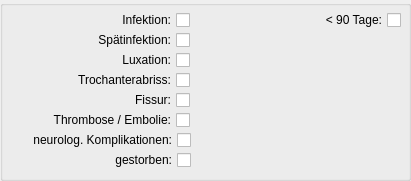
            <widget class="QGroupBox" name="groupBox_komplikation">
                <property name="geometry">
                    <rect>
                        <x>10</x>
                        <y>550</y>
                        <width>411</width>
                        <height>181</height>
                    </rect>
                </property>
                <property name="title">
                    <string/>
                </property>
                <property name="checkable">
                    <bool>false</bool>
                </property>
                <widget class="QCheckBox" name="checkBox_neunzig">
                    <property name="geometry">
                        <rect>
                            <x>310</x>
                            <y>10</y>
                            <width>91</width>
                            <height>20</height>
                        </rect>
                    </property>
                    <property name="layoutDirection">
                        <enum>Qt::RightToLeft</enum>
                    </property>
                    <property name="text">
                        <string>&lt; 90 Tage:</string>
                    </property>
                </widget>
                <widget class="QCheckBox" name="checkBox_infektion">
                    <property name="geometry">
                        <rect>
                            <x>103</x>
                            <y>10</y>
                            <width>87</width>
                            <height>20</height>
                        </rect>
                    </property>
                    <property name="font">
                        <font>
                            <strikeout>false</strikeout>
                        </font>
                    </property>
                    <property name="layoutDirection">
                        <enum>Qt::RightToLeft</enum>
                    </property>
                    <property name="text">
                        <string>Infektion:</string>
                    </property>
                </widget>
                <widget class="QCheckBox" name="checkBox_spaetinfektion">
                    <property name="geometry">
                        <rect>
                            <x>79</x>
                            <y>30</y>
                            <width>111</width>
                            <height>20</height>
                        </rect>
                    </property>
                    <property name="layoutDirection">
                        <enum>Qt::RightToLeft</enum>
                    </property>
                    <property name="text">
                        <string>Spätinfektion:</string>
                    </property>
                </widget>
                <widget class="QCheckBox" name="checkBox_luxation">
                    <property name="geometry">
                        <rect>
                            <x>103</x>
                            <y>50</y>
                            <width>87</width>
                            <height>20</height>
                        </rect>
                    </property>
                    <property name="layoutDirection">
                        <enum>Qt::RightToLeft</enum>
                    </property>
                    <property name="text">
                        <string>Luxation:</string>
                    </property>
                    <property name="tristate">
                        <bool>false</bool>
                    </property>
                </widget>
                <widget class="QCheckBox" name="checkBox_trochanterabriss">
                    <property name="geometry">
                        <rect>
                            <x>59</x>
                            <y>70</y>
                            <width>131</width>
                            <height>20</height>
                        </rect>
                    </property>
                    <property name="layoutDirection">
                        <enum>Qt::RightToLeft</enum>
                    </property>
                    <property name="text">
                        <string>Trochanterabriss:</string>
                    </property>
                </widget>
                <widget class="QCheckBox" name="checkBox_fissur">
                    <property name="geometry">
                        <rect>
                            <x>103</x>
                            <y>90</y>
                            <width>87</width>
                            <height>20</height>
                        </rect>
                    </property>
                    <property name="layoutDirection">
                        <enum>Qt::RightToLeft</enum>
                    </property>
                    <property name="text">
                        <string>Fissur:</string>
                    </property>
                </widget>
                <widget class="QCheckBox" name="checkBox_thromboembolie">
                    <property name="geometry">
                        <rect>
                            <x>29</x>
                            <y>110</y>
                            <width>161</width>
                            <height>20</height>
                        </rect>
                    </property>
                    <property name="layoutDirection">
                        <enum>Qt::RightToLeft</enum>
                    </property>
                    <property name="text">
                        <string>Thrombose / Embolie:</string>
                    </property>
                </widget>
                <widget class="QCheckBox" name="checkBox_neurologie">
                    <property name="geometry">
                        <rect>
                            <x>0</x>
                            <y>130</y>
                            <width>191</width>
                            <height>20</height>
                        </rect>
                    </property>
                    <property name="layoutDirection">
                        <enum>Qt::RightToLeft</enum>
                    </property>
                    <property name="text">
                        <string>neurolog. Komplikationen:</string>
                    </property>
                </widget>
                <widget class="QCheckBox" name="checkBox_gestorben">
                    <property name="geometry">
                        <rect>
                            <x>104</x>
                            <y>150</y>
                            <width>87</width>
                            <height>20</height>
                        </rect>
                    </property>
                    <property name="layoutDirection">
                        <enum>Qt::RightToLeft</enum>
                    </property>
                    <property name="text">
                        <string>gestorben:</string>
                    </property>
                </widget>
            </widget>
